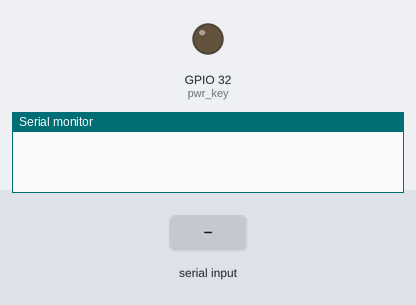
Recording of a sketch running on a simulated ESP32. On the bench: output pins drawn as LEDs (lit = HIGH), the last lines printed to the serial monitor. Inputs (shaded band) come from the test bench. The local clock reads 2024-03-15 10:24:30 at power-on unless the sketch sets it; the modem accepts every AT command (registered, SIM ready, sends succeed) and sends nothing else.

Above: at 1.2 s.
1.3 s: "D90\n" received over Serial
At 1.7 s:
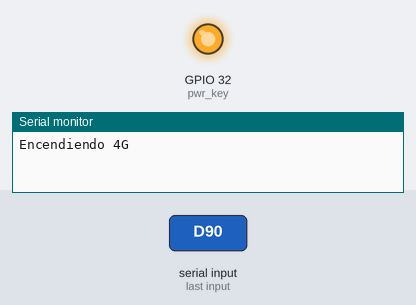
3.3 s: "A90\n" received over Serial
5.3 s: "B90\n" received over Serial
Timing chart, 0 to 8.3 s (numbered marks = the images above; inputs shaded):
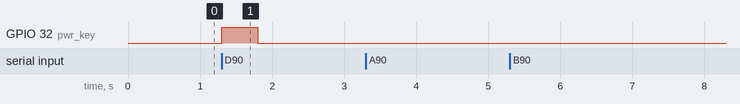

The sketch:

4G_TEST_ESP32.ino
```cpp
#include <ESP32Time.h>
#define RXD2 17
#define TXD2 16
#define separador ','
#define pwr_key 32
ESP32Time rtc;
String message="";
String host="54.243.5.115";
String json="{\"data\":\"hola\"}";
char ATCOMBUFF [500];
char data;

void setup() {
  // put your setup code here, to run once:
  pinMode(pwr_key,OUTPUT);
  Serial.begin(115200);
  Serial2.begin(115200, SERIAL_8N1, RXD2, TXD2);
  digitalWrite(pwr_key,LOW);
}

void loop() {

  if(Serial.available()){
    data=Serial.read();
   message="";

   if(data=='A')
    {
      Serial2.print("AT\r"); //Echo enable
      delay(500);
      while(Serial2.available())
      {
        data=(char)Serial2.read();
        message = message + data;
        //Serial.write((char)data);
      }
      Serial.println(message);
    }

    if(data=='B')
    {
      Serial2.print("AT+CGPSINFO\r"); //Echo enable
      delay(500);
      while(Serial2.available())
      {
        data=(char)Serial2.read();
        message = message + data;
        //Serial.write((char)data);
      }

      Serial.println(message);
      rtcSincro4G(message);
    }

    if(data=='D')
    {
      Serial.println("Encendiendo 4G");
      digitalWrite(pwr_key,HIGH);
      delay(500);
      digitalWrite(pwr_key,LOW);
    }
    if(data=='F')
    {
      Serial2.print("AT+CPOF\r"); //Echo enable
      delay(500);
      while(Serial2.available())
      {
        data=(char)Serial2.read();
        message = message + data;
        //Serial.write((char)data);
      }

      Serial.println(message);
      }


    if(data=='E'){
      Serial2.print("\032"); //Echo enable
      delay(500);
      while(Serial2.available())
      {
        data=(char)Serial2.read();
        message = message + data;
        //Serial.write((char)data);
      }

      Serial.println(message);
      }

    if(data=='C')
    {
      senDataCuatroG(json);
    }

  }
}
///Envio de datos por 4G
void senDataCuatroG(String json){
  message ="";
  //Envio de datos HTTP POST 4G
      sprintf(ATCOMBUFF,"AT+CHTTPACT=\"%s\",5000\r\n",host.c_str());
      Serial2.print(ATCOMBUFF);
      delay(500);
      while(message.indexOf("CHTTPACT: REQUEST")==-1){
          while(Serial2.available())
          {
            data=(char)Serial2.read();
            message = message + data;
            //Serial.write((char)data);
          }

      }
      Serial.println(message);

      if(message.indexOf("CHTTPACT: REQUEST")>-1){
        Serial.println("OK Funciona");
        message ="";
        sprintf(ATCOMBUFF,"POST http://%s:5000/prueba HTTP/1.1\r\nHost: %s:5000\r\nContent-Type: application/json\r\nContent-Length: %i\r\n\r\n%s\r\n\032\r\n",host.c_str(),host.c_str(),json.length(),json.c_str());
        Serial2.print(ATCOMBUFF); //Echo enable
        delay(500);
        while(Serial2.available())
          {
            data=(char)Serial2.read();
            message = message + data;
            //Serial.write((char)data);
          }
          Serial.println(message);
        }
  }
///Decodificaciòn de los datos obtenidos por BT//////////////
void rtcSincro4G(String Cadena){
  int inicio=0;
  int fin=Cadena.indexOf(separador,inicio);
  String aux,date,tm;
  int year,mes,dia,hr,mn,sg;
  aux = Cadena.substring(inicio, fin);

  inicio = fin+1;
  fin = Cadena.indexOf(separador, inicio);
  aux = Cadena.substring(inicio, fin);


  inicio = fin+1;
  fin = Cadena.indexOf(separador, inicio);
  aux = Cadena.substring(inicio, fin);


  inicio = fin+1;
  fin = Cadena.indexOf(separador, inicio);
  aux = Cadena.substring(inicio, fin);


  inicio = fin+1;
  fin = Cadena.indexOf(separador, inicio);
  date = Cadena.substring(inicio, fin);
  //Serial.println(date);
  dia = date.substring(0,2).toInt();
  mes = date.substring(2,4).toInt();
  year = date.substring(4,6).toInt()+2000;
  //Serial.println(year);Serial.println(mes);Serial.println(dia);

  inicio = fin+1;
  fin = Cadena.indexOf(separador, inicio);
  tm = Cadena.substring(inicio, fin);
  //Serial.println(tm);
  hr = tm.substring(0,2).toInt()-6;
  mn = tm.substring(2,4).toInt();
  sg = tm.substring(4,6).toInt();
  //Serial.println(hr);Serial.println(mn);Serial.println(sg);


   rtc.setTime(sg, mn, hr, dia, mes,year);
   Serial.println(rtc.getTime("%d/%m/%Y %H:%M:%S"));

  }

  String fecha(){
  return String(rtc.getDay()) + "/" + String(rtc.getMonth()+1) + "/" + String(rtc.getYear()) + " " +String(rtc.getTime());
 }
```

Measured:
- after the input at 1.3 s, GPIO 32 (pwr_key): LOW → HIGH at once, → LOW 0.50 s later
